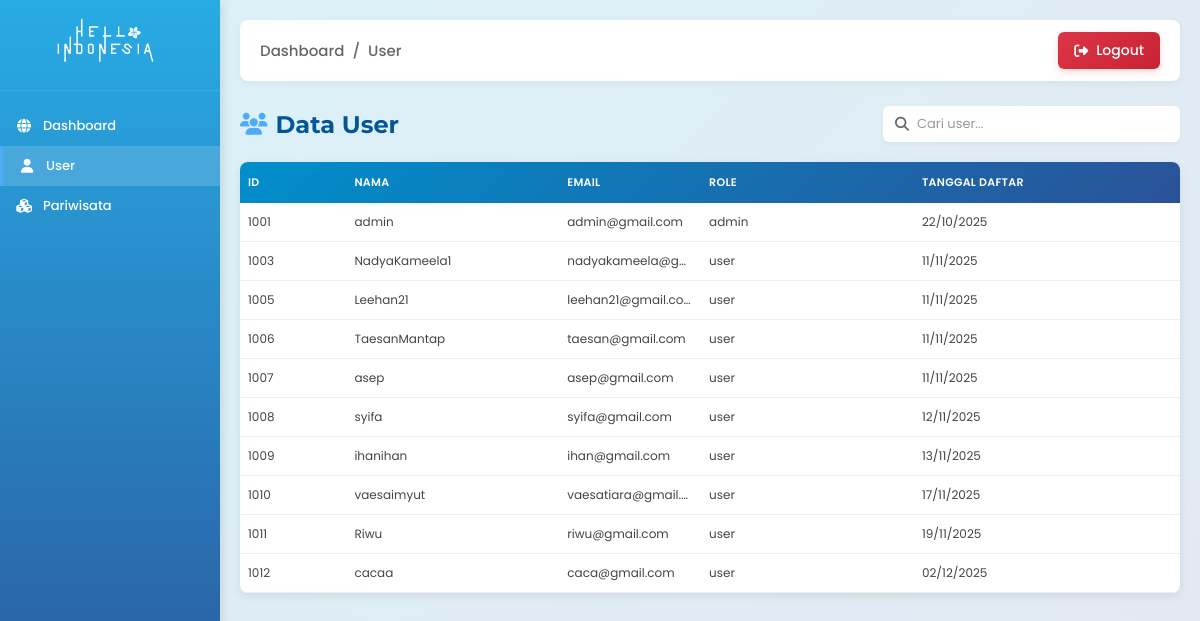
Screenshot of /admin/user.php with the database file from the repository.
### tables this page shows
CREATE TABLE `users` (
  `id_user` int(11) NOT NULL,
  `username` varchar(50) NOT NULL,
  `email_user` varchar(100) NOT NULL,
  `password` varchar(255) NOT NULL,
  `role` enum('admin','user') NOT NULL DEFAULT 'user',
  `tanggal_daftar` datetime NOT NULL DEFAULT current_timestamp()
);

### admin/user.php (the view, shortened to what this page needs)
<?php
require_once '../koneksi/koneksi.php';
$sql = "SELECT * FROM users";
$query = mysqli_query($koneksi, $sql);
?>
<!DOCTYPE html>
<html lang="en">
<head>
    <link rel="stylesheet" href="pariwisata.css">
    <link rel="stylesheet" href="https://cdnjs.cloudflare.com/ajax/libs/font-awesome/6.4.0/css/all.min.css">
</head>
<body>
    <div class="sidebar">
        <div class="logo">
            <h2><img src="../user/gambar/logo/logo.png" alt="Logo Hello Indonesia" height="80" style="margin-bottom: -20px; margin-top: -15px; margin-left: 20px;"></h2>
        </div>
        <nav>
            <ul>
                <li><a href="dashboard.php"><i class="fas fa-globe"></i> Dashboard</a></li>
                <li class="active"><a href="user.php"><i class="fas fa-user"></i> User</a></li>
                <li><a href="pariwisata.php"><i class="fas fa-cubes"></i> Pariwisata</a></li>
            </ul>
        </nav>
    </div>
    <div class="main-content">
        <div class="breadcrumb-container">
            <div class="breadcrumb-nav">
                <span>Dashboard</span>
                <span>/</span>
                <span>User</span>
            </div>
            <a href="../login/logout.php" class="logout-btn">
                <i class="fas fa-sign-out-alt"></i> Logout
            </a>
        </div>
        <div class="content-header">
            <div class="header-left">
                <h1><i class="fas fa-users"></i> Data User</h1>
            </div>
            <div class="header-right">
                <div class="search-box">
                    <i class="fas fa-search"></i>
                    <input type="text" id="searchInput" placeholder="Cari user...">
                </div>
            </div>
        </div>
        <div class="table-container">
            <table id="userTable">
                <thead>
                    <tr>
                        <th>ID</th>
                        <th>Nama</th>
                        <th>Email</th>
                        <th>Role</th>
                        <th>Tanggal Daftar</th>
                    </tr>
                </thead>
                <tbody>
                    <?php while ($user = mysqli_fetch_assoc($query)) { ?>
                        <tr>
                            <td><?= $user['id_user'] ?? '-' ?></td>
                            <td><?= $user['username'] ?? '-' ?></td>
                            <td><?= $user['email_user'] ?? '-' ?></td>
                            <td><?= $user['role'] ?? '-' ?></td>
                            <td><?= isset($user['tanggal_daftar']) ? date('d/m/Y', strtotime($user['tanggal_daftar'])) : '-' ?></td>
                        </tr>
                    <?php } ?>
                </tbody>
            </table>
        </div>
    </div>
</body>
</html>

### admin/pariwisata.css (style rules this page uses)
* { margin: 0; padding: 0; box-sizing: border-box; }
body, html { font-family: 'Poppins', sans-serif; color: #333; background: linear-gradient(135deg, #daf2f9 0%, #e4e8f0 100%); height: 100%; overflow-x: hidden; }
body { display: flex; }
.sidebar { width: 220px; background: linear-gradient(180deg, #28abe4 0%, #2a5298 100%); color: white; height: 100vh; position: fixed; left: 0; top: 0; box-shadow: 3px 0 10px rgba(0, 0, 0, 0.1); z-index: 100; }
.logo { padding: 20px 15px; border-bottom: 1px solid rgba(255, 255, 255, 0.1); }
.logo h2 { font-family: 'Montserrat', sans-serif; font-size: 20px; font-weight: 700; color: white; margin: 0; }
.sidebar nav ul { list-style: none; padding: 15px 0; }
.sidebar nav ul li { padding: 10px 15px; transition: all 0.3s ease; }
.sidebar nav ul li.active { background: rgba(255, 255, 255, 0.15); border-left: 3px solid #4dabf7; }
.sidebar nav ul li a { color: white; text-decoration: none; display: flex; align-items: center; font-size: 13px; font-weight: 500; }
.sidebar nav ul li a i { margin-right: 10px; width: 18px; text-align: center; font-size: 14px; }
.main-content { flex: 1; margin-left: 220px; padding: 20px; min-height: 100vh; }
.content-header { display: flex; justify-content: space-between; align-items: center; margin-bottom: 20px; flex-wrap: wrap; gap: 10px; }
.header-left h1 { font-family: 'Montserrat', sans-serif; color: #035599; font-size: 24px; display: flex; align-items: center; gap: 8px; }
.header-left h1 i { color: #4dabf7; font-size: 22px; }
.header-right { display: flex; align-items: center; gap: 10px; }
.search-box { background: white; border-radius: 6px; padding: 8px 12px; display: flex; align-items: center; box-shadow: 0 2px 4px rgba(0, 0, 0, 0.05); min-width: 250px; }
.search-box i { color: #666; margin-right: 8px; font-size: 14px; }
.search-box input { border: none; outline: none; width: 100%; font-family: 'Poppins', sans-serif; font-size: 13px; color: #333; }
.search-box input::placeholder { color: #999; }
.table-container { background: white; border-radius: 8px; overflow: hidden; box-shadow: 0 3px 10px rgba(0, 0, 0, 0.08); margin-top: 15px; max-height: calc(100vh - 200px); overflow-y: auto; }
table { width: 100%; border-collapse: collapse; font-size: 12px; table-layout: fixed; }
thead { background: linear-gradient(135deg, #008fcb 0%, #2a5298 100%); color: white; }
thead th { padding: 12px 8px; text-align: left; font-weight: 600; font-size: 11px; text-transform: uppercase; letter-spacing: 0.3px; white-space: nowrap; overflow: hidden; text-overflow: ellipsis; }
thead th:nth-child(1) { width: 60px; }
thead th:nth-child(2) { width: 120px; }
thead th:nth-child(3) { width: 80px; }
thead th:nth-child(4) { width: 120px; }
thead th:nth-child(5) { width: 150px; }
tbody tr { border-bottom: 1px solid #f0f0f0; transition: all 0.3s ease; }
tbody td { padding: 10px 8px; color: #444; vertical-align: middle; font-size: 12px; white-space: nowrap; overflow: hidden; text-overflow: ellipsis; }
tbody td:nth-child(5) { white-space: normal; max-height: 40px; overflow: hidden; line-height: 1.3; }
.breadcrumb-container { display: flex; justify-content: space-between; align-items: center; background: #ffffff; padding: 12px 20px; border-radius: 8px; margin-bottom: 25px; box-shadow: 0 2px 8px rgba(0, 0, 0, 0.05); }
.breadcrumb-nav { display: flex; align-items: center; gap: 8px; font-size: 15px; color: #666; font-weight: 500; }
.logout-btn { background: linear-gradient(135deg, #dc3545 0%, #c82333 100%); color: white; padding: 8px 16px; text-decoration: none; border-radius: 6px; font-size: 14px; font-weight: 500; display: flex; align-items: center; gap: 8px; transition: all 0.3s ease; box-shadow: 0 3px 8px rgba(220, 53, 69, 0.2); border: none; cursor: pointer; }
.logout-btn i { font-size: 14px; }

### rows the page displays
users: id_user "1001", username "admin", email_user "admin@gmail.com", role "admin", tanggal_daftar "22/10/2025"
users: id_user "1003", username "NadyaKameela1", email_user "nadyakameela@g…", role "user", tanggal_daftar "11/11/2025"
users: id_user "1005", username "Leehan21", email_user "leehan21@gmail.co…", role "user", tanggal_daftar "11/11/2025"
users: id_user "1006", username "TaesanMantap", email_user "taesan@gmail.com", role "user", tanggal_daftar "11/11/2025"
users: id_user "1007", username "asep", email_user "asep@gmail.com", role "user", tanggal_daftar "11/11/2025"
users: id_user "1008", username "syifa", email_user "syifa@gmail.com", role "user", tanggal_daftar "12/11/2025"
users: id_user "1009", username "ihanihan", email_user "ihan@gmail.com", role "user", tanggal_daftar "13/11/2025"
users: id_user "1010", username "vaesaimyut", email_user "vaesatiara@gmail.…", role "user", tanggal_daftar "17/11/2025"
users: id_user "1011", username "Riwu", email_user "riwu@gmail.com", role "user", tanggal_daftar "19/11/2025"
users: id_user "1012", username "cacaa", email_user "caca@gmail.com", role "user", tanggal_daftar "02/12/2025"
